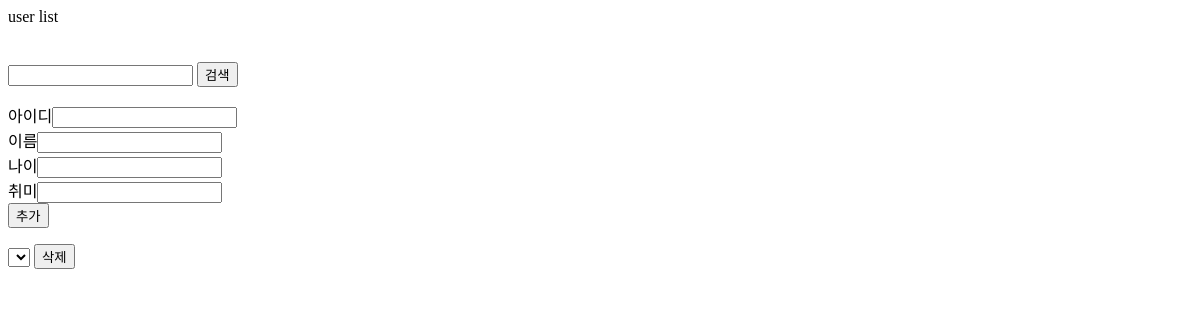
The app's page /listuser, older data.
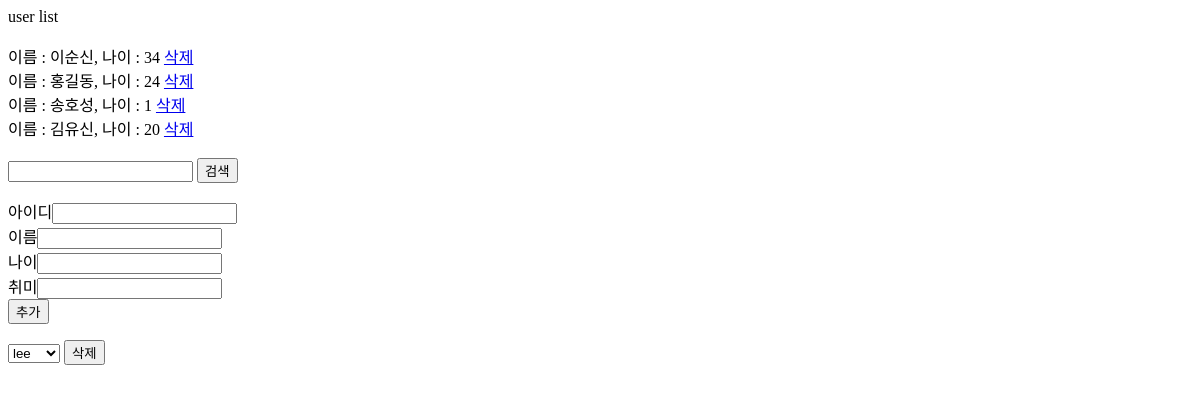
The same page, newer data.
### myapp/models.py (models this page shows, shortened)
class User(models.Model):
    userid = models.CharField(max_length=10, primary_key=True)
    name = models.CharField(max_length=10)
    age = models.IntegerField()
    hobby = models.CharField(max_length=20)

### myapp/views.py (the view, shortened to what this page needs)
# urls.py: path('listuser', views.listUser),
def listUser(request):
    if request.method=='GET':
        userid=request.GET.get('userid','')
        if userid!='':
            User.objects.all().get(userid=userid).delete()
            return redirect('/listuser')
        q=request.GET.get('q',"")
        data=User.objects.all()
        if q!="":
            data=User.objects.all().filter(name__contains=q)
        return render(request,'template2.html', {'data':data})

### templates/template2.html (shortened to what this page needs)
{%for d in data%}
    이름 : {{d.name}}, 나이 : {{d.age}} <a href='listuser?userid={{d.userid}}'>삭제</a><br>
{%endfor%}
<form action=listuser>
    <input type='text' name='q'>
    <input type='submit' name='검색' value=검색>
</form>
<form action=listuser method='POST'>
    아이디<input type='text' name='userid'><br>
    이름<input type='text' name='name'><br>
    나이<input type='text' name='age'><br>
    취미<input type='text' name='hobby'><br>
    <input type='submit' name='+' value=추가>
</form>
<form action method='POST'>
    <select name=userid>
        {%for d in data%}
        <option>{{d.userid}}</option>
        {%endfor%}
    </select>
    <input type='submit' name='-' value=삭제>
</form>

Row changes from the older to the newer data that the page shows:
added User: name "이순신", age "34"
added User: name "홍길동", age "24"
added User: name "송호성", age "1"
added User: name "김유신", age "20"
Text that changed along with them:
form field userid: (not shown) → "lee"
